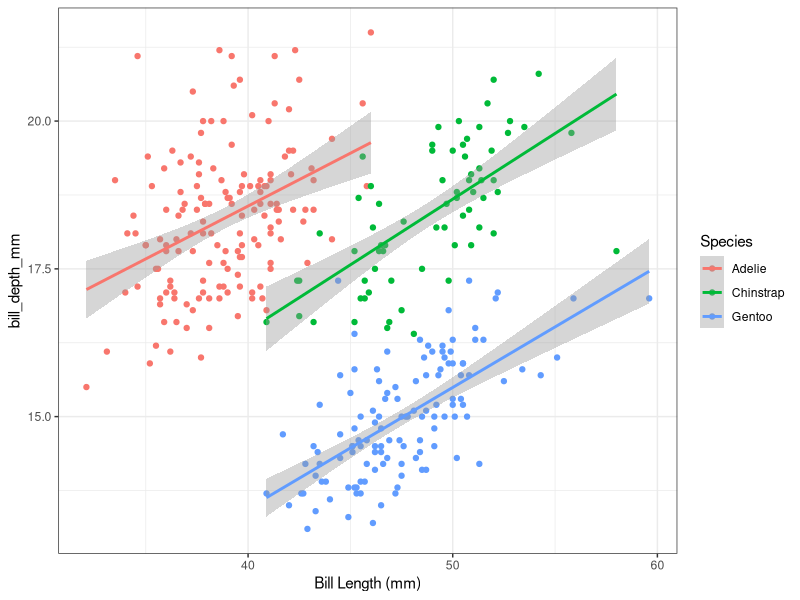

This chart was generated by the following R code:
## ---- chunk 1
knitr::opts_chunk$set(echo = TRUE,
                      message = FALSE,
                      Warning=FALSE)
## ---- chunk 2
library(here)
library(tidyverse)
library(palmerpenguins) #look at the pengiun data
## ---- chunk 3
glimpse(penguins)
## ---- chunk 4
penguins %>% #using palmer dataset
  ggplot(aes(x=bill_length_mm,
             y=bill_depth_mm,
             color=species))+
  geom_point()+
  geom_smooth(method="lm")+
  labs(x="Bill Length (mm)",
       Y="Bill Depth (mm)",
       color="Species")+
  theme_bw()
